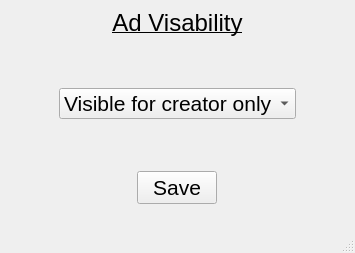
<?xml version="1.0" encoding="UTF-8"?>
<ui version="4.0">
 <class>MainWindow</class>
 <widget class="QMainWindow" name="MainWindow">
  <property name="geometry">
   <rect>
    <x>0</x>
    <y>0</y>
    <width>355</width>
    <height>253</height>
   </rect>
  </property>
  <property name="minimumSize">
   <size>
    <width>355</width>
    <height>253</height>
   </size>
  </property>
  <property name="maximumSize">
   <size>
    <width>355</width>
    <height>253</height>
   </size>
  </property>
  <property name="font">
   <font>
    <pointsize>16</pointsize>
   </font>
  </property>
  <property name="windowTitle">
   <string>MainWindow</string>
  </property>
  <widget class="QWidget" name="centralwidget">
   <layout class="QVBoxLayout" name="verticalLayout_2">
    <property name="spacing">
     <number>6</number>
    </property>
    <item>
     <layout class="QVBoxLayout" name="verticalLayout_3">
      <property name="spacing">
       <number>20</number>
      </property>
      <property name="topMargin">
       <number>0</number>
      </property>
      <property name="bottomMargin">
       <number>10</number>
      </property>
      <item>
       <widget class="QLabel" name="label">
        <property name="text">
         <string>&lt;html&gt;&lt;head/&gt;&lt;body&gt;&lt;p align=&quot;center&quot;&gt;&lt;span style=&quot; font-size:18pt; text-decoration: underline;&quot;&gt;Ad Visability&lt;/span&gt;&lt;/p&gt;&lt;/body&gt;&lt;/html&gt;</string>
        </property>
       </widget>
      </item>
      <item>
       <spacer name="verticalSpacer">
        <property name="orientation">
         <enum>Qt::Vertical</enum>
        </property>
        <property name="sizeHint" stdset="0">
         <size>
          <width>20</width>
          <height>40</height>
         </size>
        </property>
       </spacer>
      </item>
      <item alignment="Qt::AlignHCenter">
       <widget class="QComboBox" name="visability_comboBox">
        <property name="minimumSize">
         <size>
          <width>237</width>
          <height>31</height>
         </size>
        </property>
        <property name="maximumSize">
         <size>
          <width>237</width>
          <height>31</height>
         </size>
        </property>
        <property name="toolTip">
         <string>&lt;html&gt;&lt;head/&gt;&lt;body&gt;&lt;p align=&quot;center&quot;&gt;&lt;br/&gt;&lt;/p&gt;&lt;/body&gt;&lt;/html&gt;</string>
        </property>
        <item>
         <property name="text">
          <string>Visible for creator only</string>
         </property>
        </item>
        <item>
         <property name="text">
          <string>Visible for every user</string>
         </property>
        </item>
       </widget>
      </item>
      <item>
       <spacer name="verticalSpacer_2">
        <property name="orientation">
         <enum>Qt::Vertical</enum>
        </property>
        <property name="sizeHint" stdset="0">
         <size>
          <width>20</width>
          <height>40</height>
         </size>
        </property>
       </spacer>
      </item>
      <item alignment="Qt::AlignHCenter">
       <widget class="QPushButton" name="save_vis_button">
        <property name="maximumSize">
         <size>
          <width>100</width>
          <height>100</height>
         </size>
        </property>
        <property name="font">
         <font>
          <pointsize>16</pointsize>
          <weight>50</weight>
          <bold>false</bold>
          <strikeout>false</strikeout>
          <kerning>false</kerning>
         </font>
        </property>
        <property name="toolTip">
         <string>&lt;html&gt;&lt;head/&gt;&lt;body&gt;&lt;p align=&quot;center&quot;&gt;&lt;br/&gt;&lt;/p&gt;&lt;/body&gt;&lt;/html&gt;</string>
        </property>
        <property name="layoutDirection">
         <enum>Qt::RightToLeft</enum>
        </property>
        <property name="autoFillBackground">
         <bool>false</bool>
        </property>
        <property name="text">
         <string>Save</string>
        </property>
       </widget>
      </item>
     </layout>
    </item>
   </layout>
  </widget>
  <widget class="QMenuBar" name="menubar">
   <property name="geometry">
    <rect>
     <x>0</x>
     <y>0</y>
     <width>355</width>
     <height>21</height>
    </rect>
   </property>
  </widget>
  <widget class="QStatusBar" name="statusbar"/>
 </widget>
 <resources/>
 <connections/>
</ui>
